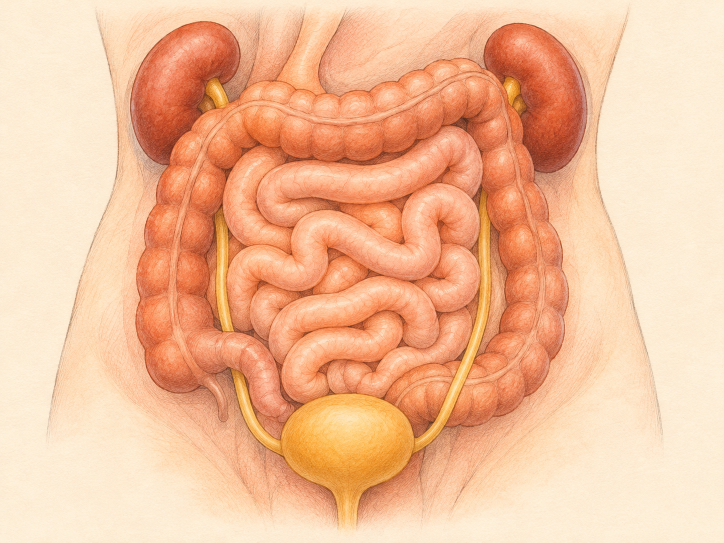
#> input picture subjects/body/art/detail/intestines.png, 1448 x 1086 px (shown at 1/2 size)
$ python vectorize.py ../../../subjects/body/art/detail/intestines.png ../../../subjects/body/art/detail/bones.png
#> lines starting #> are read from the running program, lines starting #| are printed output that depends on the picture; after the words box and inside, x2 and y2 are one past the last pixel; in counts of white or black regions, pixels touching at a corner belong together
#!/usr/bin/python3
"""Pen-and-ink line art (PNG) -> potrace vector paths in square geometric tiles, as compact JSON for Path2D.

  vectorize.py lines.png out.json [--space W H] [--rect X0 Y0 X1 Y1] [--up 2] [--thr 140] [--unit 2]
                [--speck 10] [--ts 128] [--erase X0 Y0 X1 Y1]... [--keep X0 Y0 X1 Y1] [--mask mask.png]

--space W H     the space's own size (default: the image size). The image is stretched over --rect.
--rect          where the image sits in the space (default 0 0 W H): used for deep-zoom detail drawings.
--up            supersampling before thresholding (smoother curves).
--thr           ink threshold on 0..255 luminance (darker = ink).
--unit          potrace quantisation: coordinates in 1/unit of a supersampled pixel.
--speck         drop ink specks smaller than this many (supersampled) pixels.
--ts            tile size in space units. Each tile is traced on its own (with a small overlap), so drawing a
                zoomed-in tile only touches the paths near it.
--erase         blank a rectangle (space coords) before tracing; repeatable.
--keep          keep only ink inside this rectangle (space coords).
--mask          keep only ink where this mask (image-sized, white = keep) is white.

Output (.json): {"w","h","ts","tiles":[{"b":[x0,y0,x1,y1],"t":[a,d,e,f],"d":"M..."}]}
Output (.bin):  "INK1", u32 header length, header JSON (tiles with "o","n" = byte offset/length instead of "d"), then
                per tile a stream of ops: one byte (0 M, 1 m, 2 c, 3 l, 4 z), for M/m/c/l a varint count of numbers
                and that many zigzag varints (potrace's integer coordinates; all relative except M).
A potrace point (X, Y) of a tile is drawn at space (a*X + e, d*Y + f).
"""
import json, re, subprocess, sys, tempfile, os
from concurrent.futures import ThreadPoolExecutor
import numpy as np
from PIL import Image
from scipy import ndimage as ndi

def arg(name, n=1, default=None, cast=float, multi=False):
    a = sys.argv; out = []
    for i, v in enumerate(a):
        if v == name:
            vals = [cast(x) for x in a[i + 1:i + 1 + n]]
            out.append(vals if n > 1 else vals[0])
    if multi: return out
    return out[-1] if out else default

def trace(ink, unit, td, name):
    pbm = os.path.join(td, name + ".pbm"); svg = os.path.join(td, name + ".svg")
    Image.fromarray(np.where(ink, 0, 255).astype(np.uint8)).convert("1").save(pbm)
    subprocess.run(["potrace", "-s", "-u", str(unit), "-t", "2", "-a", "1.0", "-O", "0.4", pbm, "-o", svg], check=True)
    s = open(svg).read()
    m = re.search(r'translate\(([-\d.]+),([-\d.]+)\) scale\(([-\d.]+),([-\d.]+)\)', s)
    paths = [re.sub(r"\s+", " ", p).strip() for p in re.findall(r'<path d="([^"]+)"', s)]
    return tuple(map(float, m.groups())), "".join(paths), len(paths)

OPS = {"M": 0, "m": 1, "c": 2, "l": 3, "z": 4, "Z": 4}
def varint(n, out):
    while True:
        b = n & 0x7f; n >>= 7
        if n: out.append(b | 0x80)
        else: out.append(b); return
def encode(d):
    out = bytearray()
    for cmd, nums in re.findall(r"([MmCcLlZz])([^MmCcLlZz]*)", d):
        out.append(OPS[cmd])
        if OPS[cmd] == 4: continue
        v = nums.replace("-", " -").split()
        assert all(re.fullmatch(r"-?\d+", x) for x in v), nums[:40]
        varint(len(v), out)
        for x in map(int, v): varint((x << 1) ^ (x >> 63) if x < 0 else x << 1, out)
    return bytes(out)

def main():
    src, out = sys.argv[1], sys.argv[2]
    im = Image.open(src).convert("L")
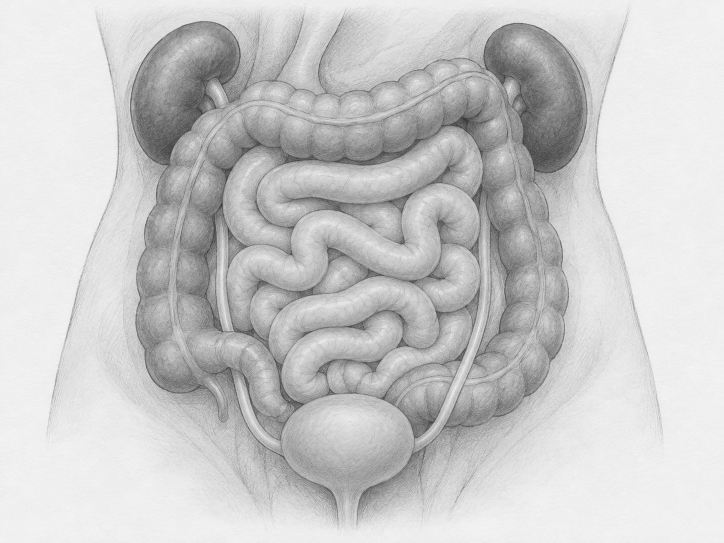
#> im: PIL image 1448x1086 L (shown at 1/2 size); min 47, max 246, mean 201.6
    iw, ih = im.size
#> iw = 1448; ih = 1086
    sp = arg("--space", 2, None)
    W, H = (sp if sp else (iw, ih))
#> W = 1448; H = 1086
    rect = arg("--rect", 4, [0, 0, W, H])
#> rect = [0, 0, 1448, 1086]
    up = arg("--up", 1, 2.0); thr = arg("--thr", 1, 140.0); unit = arg("--unit", 1, 2.0)
    speck = arg("--speck", 1, 10.0); ts = arg("--ts", 1, 128.0)
    erase = arg("--erase", 4, multi=True); keep = arg("--keep", 4, None); maskp = arg("--mask", 1, None, cast=str)

    big = im.resize((int(round(iw * up)), int(round(ih * up))), Image.LANCZOS)
    g = np.asarray(big, dtype=np.float32)
    ink = g < thr
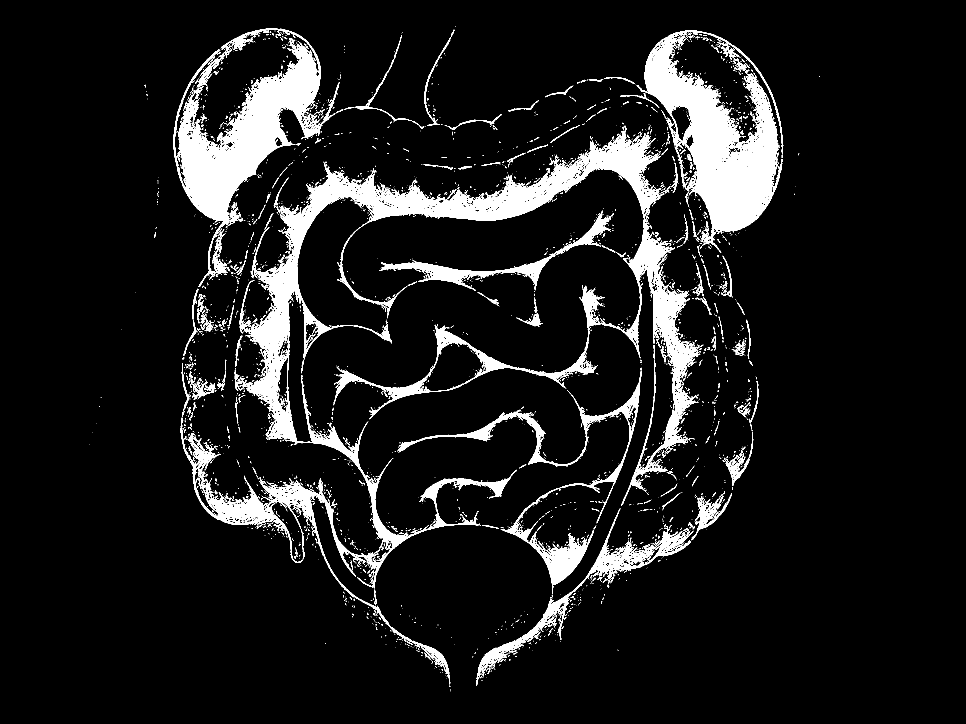
#> ink: shape (2172, 2896) bool (shown at 1/3 size); 9% white; 3570 white regions (3040 under 20 px), largest, box (x1, y1, x2, y2) and area: (703, 393, 2101, 1517) 183146, (1910, 92, 2350, 758) 106353, (521, 85, 1019, 861) 96939
    BH, BW = ink.shape
#> BH = 2172; BW = 2896
    kx = BW / (rect[2] - rect[0]); ky = BH / (rect[3] - rect[1])      # space unit -> supersampled px
#> after `kx = BW / (rect[2] - rect[0])`: kx = 2
#> after `ky = BH / (rect[3] - rect[1])`: ky = 2
    def to_px(r):
        return (int((r[0] - rect[0]) * kx), int((r[1] - rect[1]) * ky), int((r[2] - rect[0]) * kx), int((r[3] - rect[1]) * ky))
    for r in erase:
        x0, y0, x1, y1 = to_px(r); ink[max(0, y0):max(0, y1), max(0, x0):max(0, x1)] = False
    if keep:
        x0, y0, x1, y1 = to_px(keep); m = np.zeros_like(ink); m[max(0, y0):y1, max(0, x0):x1] = True; ink &= m
    if maskp:
        mk = np.asarray(Image.open(maskp).convert("L").resize((BW, BH)), np.float32) > 127; ink &= mk
    lab, n = ndi.label(ink)
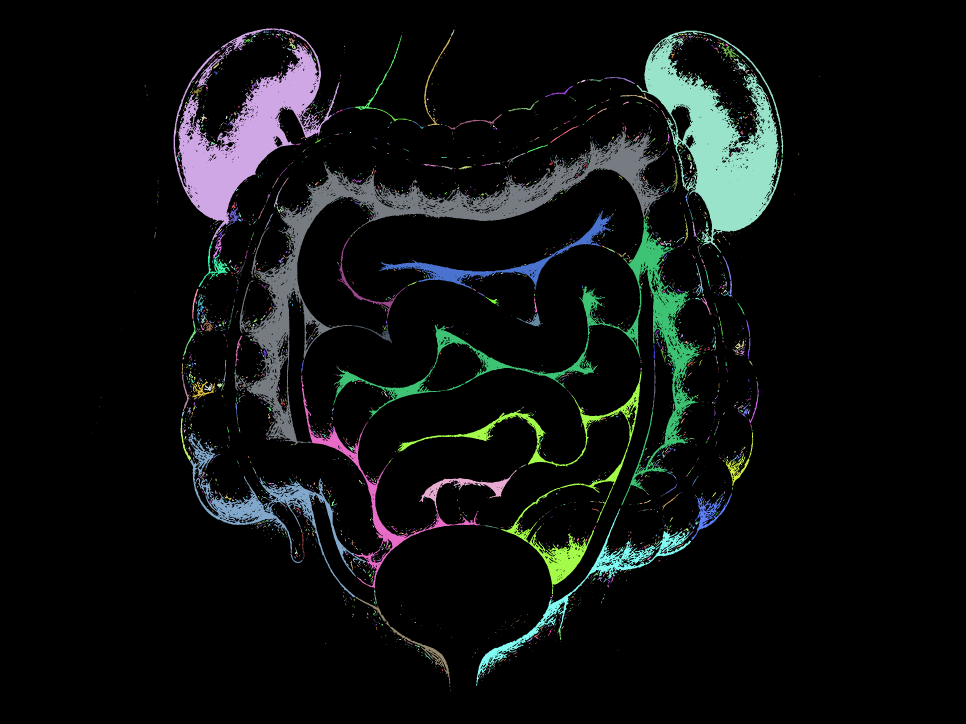
#> lab: shape (2172, 2896) int32 (shown at 1/3 size); 4358 distinct labels, from 0 to 4357; one colour per label, 0 black
#> n = 4357
    if n:
        sizes = ndi.sum(ink, lab, index=np.arange(1, n + 1))
#> sizes = 4357 values, max 123476 at index 735, min 1 at index 12, mean 130.5
        small = np.zeros(n + 1, bool); small[1:] = sizes < speck
        ink[small[lab]] = False
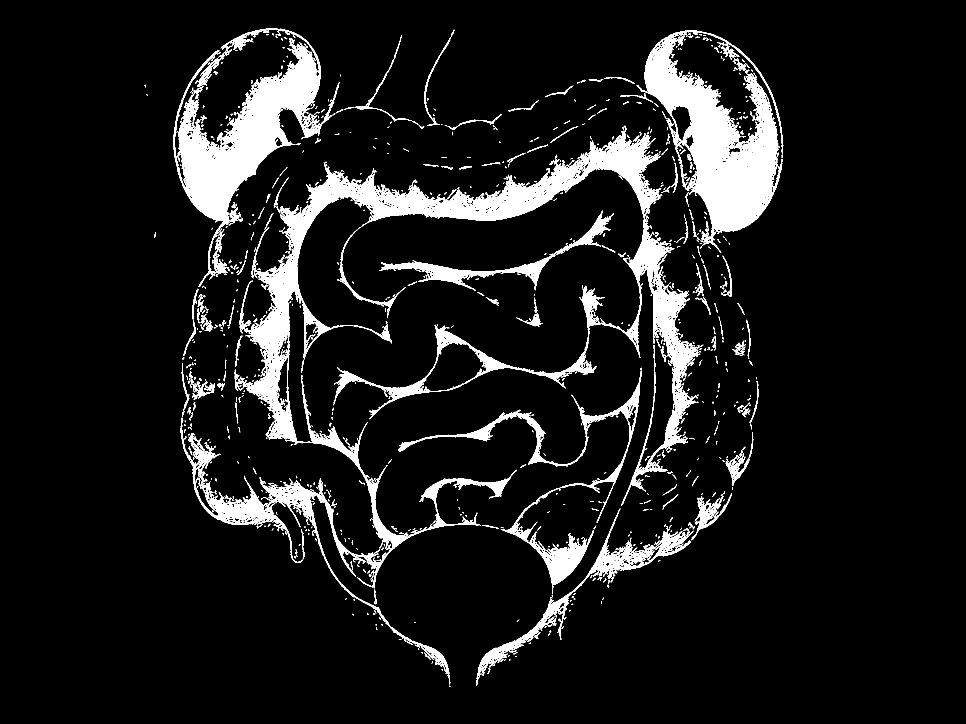
#> ink: shape (2172, 2896) bool (shown at 1/3 size); 8.9% white; 1042 white regions (513 under 20 px), largest, box (x1, y1, x2, y2) and area: (703, 393, 2101, 1517) 182878, (1910, 92, 2350, 758) 106246, (521, 85, 1019, 861) 96782
    # tiles in space units, aligned to the space's grid (so detail sets and base sets share it)
    ov = 2                                         # overlap in supersampled px
    jobs = []
    tx0 = int(rect[0] // ts); tx1 = int(np.ceil(rect[2] / ts)); ty0 = int(rect[1] // ts); ty1 = int(np.ceil(rect[3] / ts))
#> after `tx0 = int(rect[0] // ts)`: tx0 = 0
#> after `tx1 = int(np.ceil(rect[2] / ts))`: tx1 = 12
#> after `ty0 = int(rect[1] // ts)`: ty0 = 0
    for j in range(ty0, ty1):
        for i in range(tx0, tx1):
            sx0, sy0, sx1, sy1 = max(rect[0], i * ts), max(rect[1], j * ts), min(rect[2], (i + 1) * ts), min(rect[3], (j + 1) * ts)
            px0, py0 = int(np.floor((sx0 - rect[0]) * kx)) - ov, int(np.floor((sy0 - rect[1]) * ky)) - ov
            px1, py1 = int(np.ceil((sx1 - rect[0]) * kx)) + ov, int(np.ceil((sy1 - rect[1]) * ky)) + ov
            px0, py0 = max(0, px0), max(0, py0); px1, py1 = min(BW, px1), min(BH, py1)
            sub = ink[py0:py1, px0:px1]
            if sub.sum() == 0: continue
            jobs.append((i, j, px0, py0, px1, py1, sub))
#> after the loop, jobs = 60 items
    tiles = []; npaths = 0
    with tempfile.TemporaryDirectory() as td, ThreadPoolExecutor(8) as ex:
        res = list(ex.map(lambda jb: trace(jb[6], unit, td, f"t{jb[0]}_{jb[1]}"), jobs))
    for (i, j, px0, py0, px1, py1, sub), ((tx, ty, sx, sy), d, np_) in zip(jobs, res):
        if not d: continue
        npaths += np_
        # tile px -> space: rect0 + (px0 + tx + sx*X) / k
        a = sx / kx; e = rect[0] + (px0 + tx) / kx; dd = sy / ky; f = rect[1] + (py0 + ty) / ky
        b = [rect[0] + px0 / kx, rect[1] + py0 / ky, rect[0] + px1 / kx, rect[1] + py1 / ky]
        tiles.append({"b": [round(v, 2) for v in b], "t": [round(a, 7), round(dd, 7), round(e, 4), round(f, 4)], "d": d})
    if out.endswith(".bin"):
        blob = bytearray()
        for t in tiles:
            b = encode(t.pop("d")); t["o"] = len(blob); t["n"] = len(b); blob += b
        head = json.dumps({"w": W, "h": H, "ts": ts, "tiles": tiles}, separators=(",", ":")).encode()
        data = b"INK1" + len(head).to_bytes(4, "little") + head + bytes(blob)
        open(out, "wb").write(data); size = len(data)
    else:
        txt = json.dumps({"w": W, "h": H, "ts": ts, "tiles": tiles}, separators=(",", ":"))
        open(out, "w").write(txt); size = len(txt)
    print(f"{os.path.basename(out)}: {npaths} paths in {len(tiles)} tiles, {size/1024:.0f} KB, ink {ink.mean()*100:.1f}%")

if __name__ == "__main__":
#> (the run stopped early here; a loop or call above may not have finished)

$ run again, on subjects/body/art/detail/brain.png
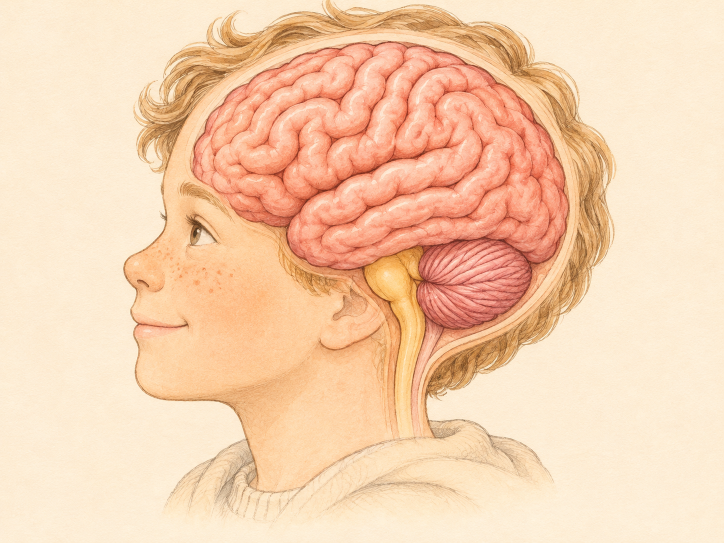
#> input picture subjects/body/art/detail/brain.png, 1448 x 1086 px (shown at 1/2 size)
#> in main, `lab, n = ndi.label(ink)`:
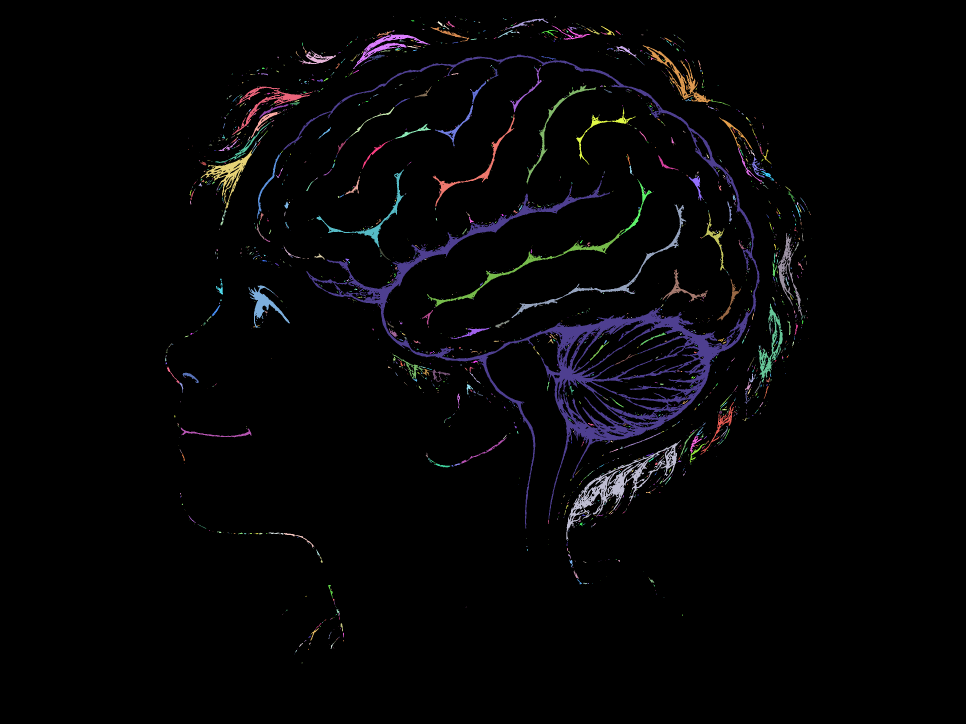
#> lab: shape (2172, 2896) int32 (shown at 1/3 size); 2741 distinct labels, from 0 to 2740; one colour per label, 0 black
#> n = 2740
#> sizes = 2740 values, max 107015 at index 246, min 1 at index 4, mean 86.39
#> in main, `ink[small[lab]] = False`:
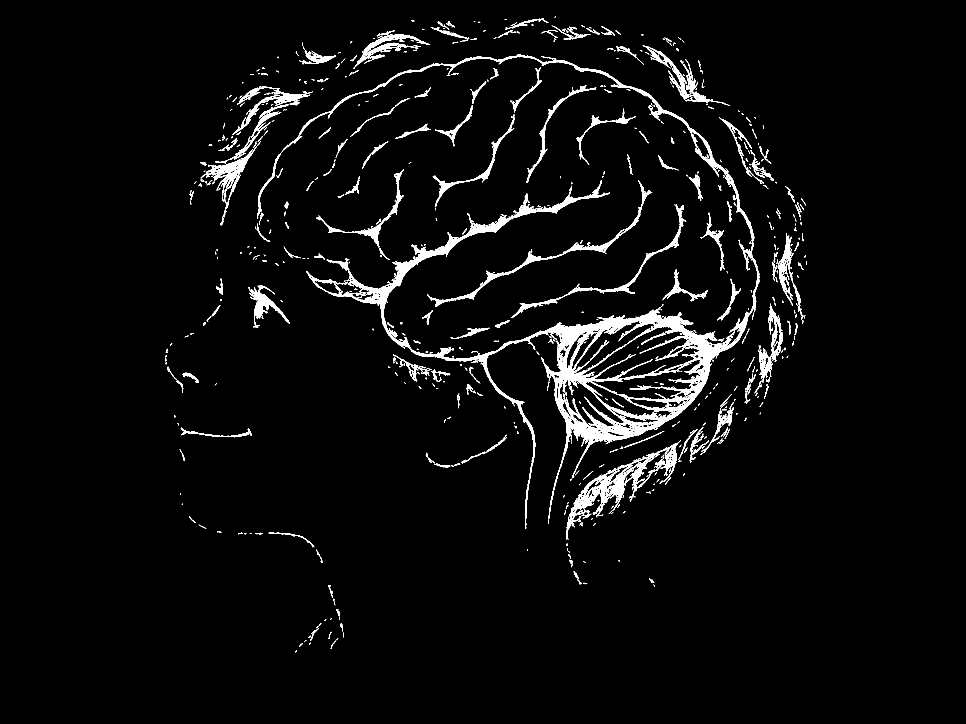
#> ink: shape (2172, 2896) bool (shown at 1/3 size); 3.7% white; 715 white regions (312 under 20 px), largest, box (x1, y1, x2, y2) and area: (850, 164, 2279, 1586) 107768, (1699, 1320, 2043, 1619) 14455, (1281, 540, 1957, 921) 7160
#> after the loop in main, `for j in range(ty0, ty1):`: jobs = 51 items

$ run again, on subjects/body/art/detail/heart.png
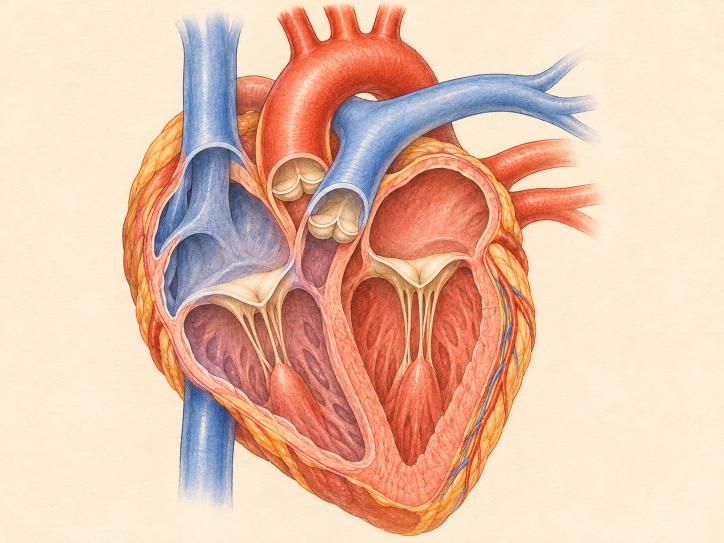
#> input picture subjects/body/art/detail/heart.png, 1448 x 1086 px (shown at 1/2 size)
#> in main, `lab, n = ndi.label(ink)`:
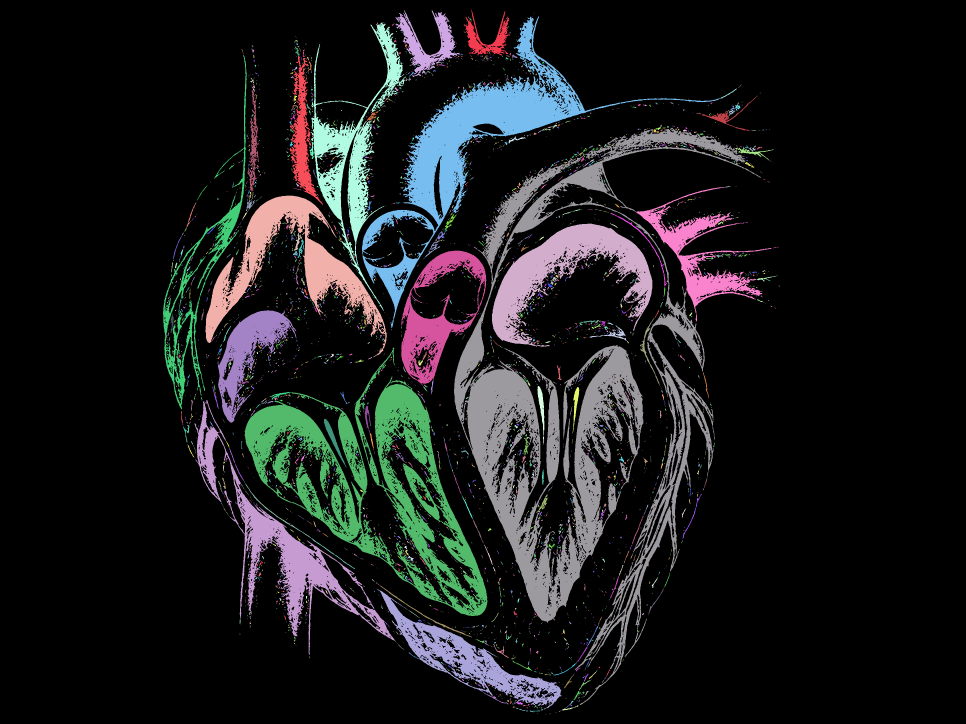
#> lab: shape (2172, 2896) int32 (shown at 1/3 size); 4881 distinct labels, from 0 to 4880; one colour per label, 0 black
#> n = 4880
#> sizes = 4880 values, max 279664 at index 535, min 1 at index 2, mean 207.7
#> in main, `ink[small[lab]] = False`:
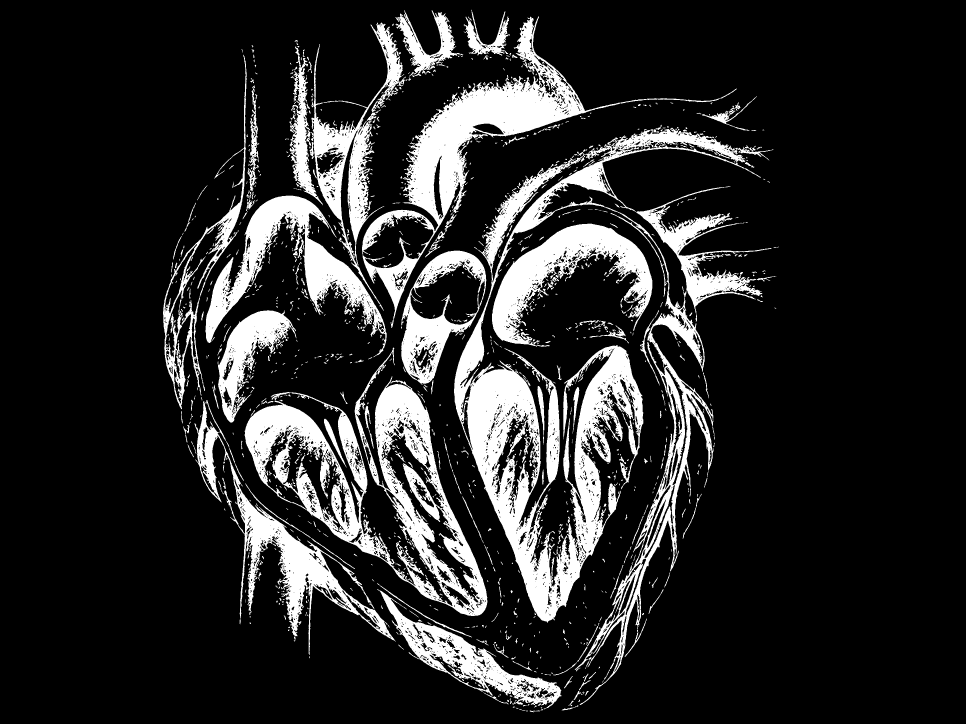
#> ink: shape (2172, 2896) bool (shown at 1/3 size); 15.9% white; 1231 white regions (564 under 20 px), largest, box (x1, y1, x2, y2) and area: (1362, 383, 2315, 2115) 309178, (734, 1043, 1463, 1848) 142809, (1086, 48, 2211, 984) 111153
#> after the loop in main, `for j in range(ty0, ty1):`: jobs = 61 items
